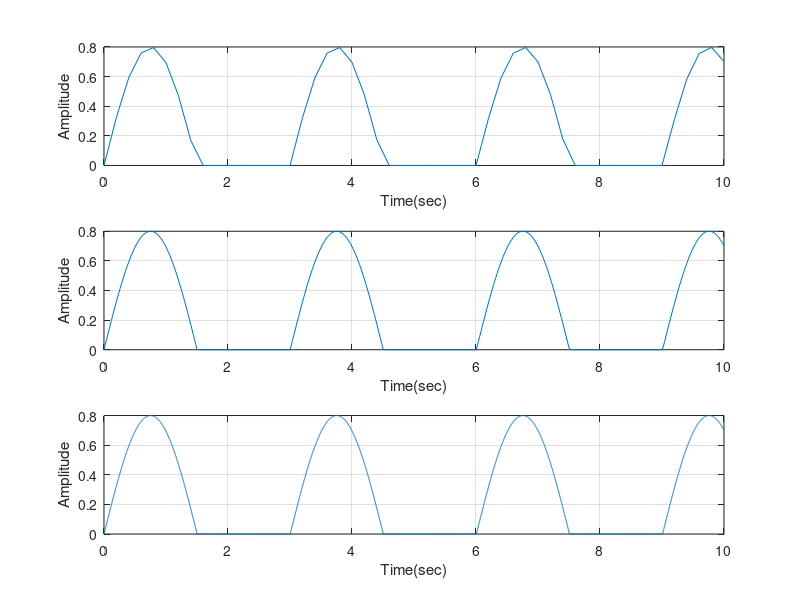

This chart was generated by the following MATLAB code:
t1=0:0.2:10;
s1=0.8*sin(2*pi*0.333*t1);
for i=1:1:length(s1);      
    if s1(i)<0;
        s1(i)=0;
    end
end
subplot(3,1,1)
plot(t1,s1),grid
xlabel('Time(sec)')
ylabel('Amplitude')
t2=0:0.02:10;
s2=0.8*sin(2*pi*0.333*t2);
for i=1:1:length(s2);
    if s2(i)<0;
        s2(i)=0;
    end
end
subplot(3,1,2)
plot(t2,s2),grid
xlabel('Time(sec)')
ylabel('Amplitude')


t3=0:0.002:10;
s3=0.8*sin(2*pi*0.333*t3);
for i=1:1:length(s3);
    if s3(i)<0;
        s3(i)=0;
    end
end
subplot(3,1,3)
plot(t3,s3),grid
xlabel('Time(sec)')
ylabel('Amplitude')
